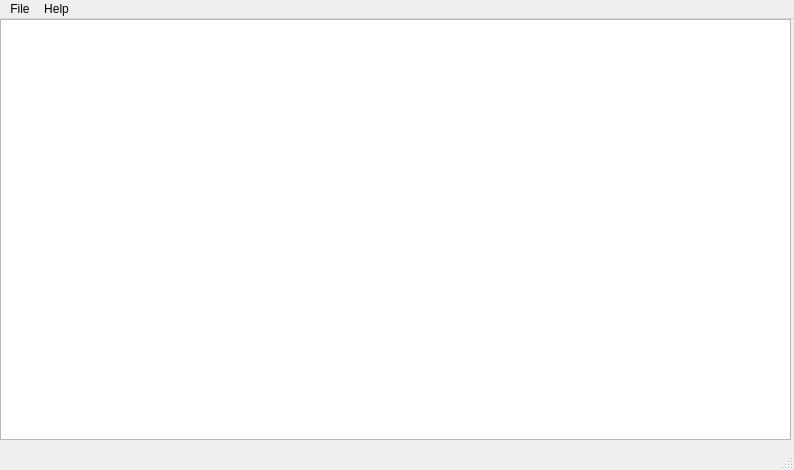
<?xml version="1.0" encoding="UTF-8"?>
<ui version="4.0">
 <class>MainWindow</class>
 <widget class="QMainWindow" name="MainWindow">
  <property name="geometry">
   <rect>
    <x>0</x>
    <y>0</y>
    <width>794</width>
    <height>470</height>
   </rect>
  </property>
  <property name="windowTitle">
   <string>MainWindow</string>
  </property>
  <widget class="QWidget" name="centralwidget">
   <widget class="QTextEdit" name="textEdit">
    <property name="geometry">
     <rect>
      <x>0</x>
      <y>0</y>
      <width>791</width>
      <height>421</height>
     </rect>
    </property>
   </widget>
  </widget>
  <widget class="QMenuBar" name="menubar">
   <property name="geometry">
    <rect>
     <x>0</x>
     <y>0</y>
     <width>794</width>
     <height>26</height>
    </rect>
   </property>
   <widget class="QMenu" name="menuFile">
    <property name="title">
     <string>File</string>
    </property>
    <addaction name="actionNew"/>
    <addaction name="actionOpen"/>
    <addaction name="actionSave"/>
    <addaction name="actionExit"/>
   </widget>
   <widget class="QMenu" name="menuAbout">
    <property name="title">
     <string>Help</string>
    </property>
    <addaction name="actionAbout"/>
   </widget>
   <addaction name="menuFile"/>
   <addaction name="menuAbout"/>
  </widget>
  <widget class="QStatusBar" name="statusbar"/>
  <action name="actionNew">
   <property name="text">
    <string>New</string>
   </property>
  </action>
  <action name="actionOpen">
   <property name="text">
    <string>Open</string>
   </property>
  </action>
  <action name="actionSave">
   <property name="text">
    <string>Save</string>
   </property>
  </action>
  <action name="actionExit">
   <property name="text">
    <string>Exit</string>
   </property>
  </action>
  <action name="actionAbout">
   <property name="text">
    <string>About</string>
   </property>
  </action>
 </widget>
 <resources/>
 <connections/>
</ui>
